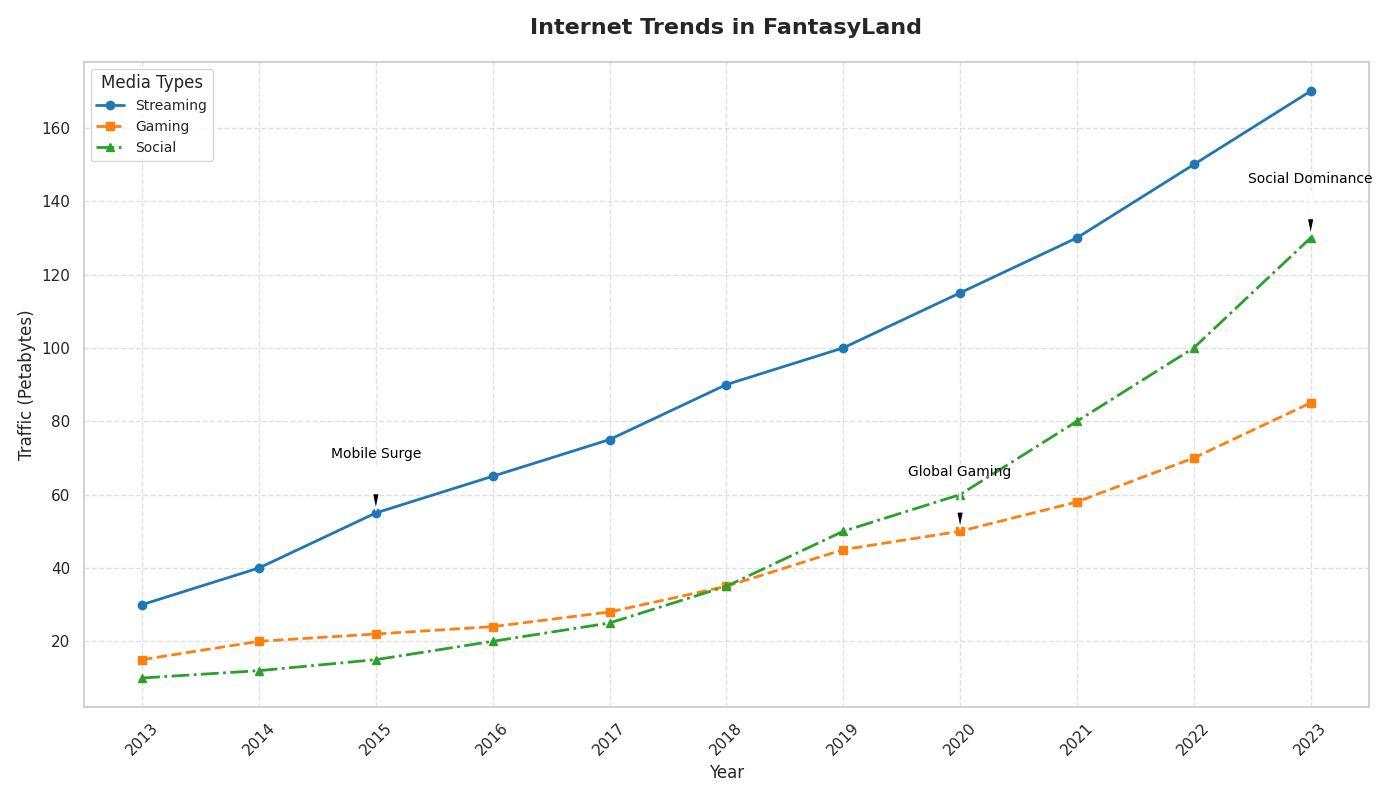

Recreate this plot in Python.
import matplotlib.pyplot as plt
import numpy as np

years = np.arange(2013, 2024)

# Internet traffic data in petabytes (hypothetical)
streaming_services = np.array([30, 40, 55, 65, 75, 90, 100, 115, 130, 150, 170])
online_gaming = np.array([15, 20, 22, 24, 28, 35, 45, 50, 58, 70, 85])
social_media = np.array([10, 12, 15, 20, 25, 35, 50, 60, 80, 100, 130])

fig, ax = plt.subplots(figsize=(14, 8))

ax.plot(years, streaming_services, marker='o', linestyle='-', color='#1f77b4', linewidth=2, label='Streaming')
ax.plot(years, online_gaming, marker='s', linestyle='--', color='#ff7f0e', linewidth=2, label='Gaming')
ax.plot(years, social_media, marker='^', linestyle='-.', color='#2ca02c', linewidth=2, label='Social')

ax.set_title('Internet Trends in FantasyLand', fontsize=16, fontweight='bold', pad=20)
ax.set_xlabel('Year', fontsize=12)
ax.set_ylabel('Traffic (Petabytes)', fontsize=12)

ax.set_xticks(years)
ax.set_xticklabels(years, rotation=45)

ax.legend(title='Media Types', loc='upper left', fontsize=10)

annotations = {
    2015: ("Mobile Surge", streaming_services[2]),
    2020: ("Global Gaming", online_gaming[7]),
    2023: ("Social Dominance", social_media[10]),
}

for year, (text, y_value) in annotations.items():
    ax.annotate(text, xy=(year, y_value), xytext=(year, y_value + 15),
                arrowprops=dict(facecolor='black', shrink=0.05, width=1, headwidth=5), fontsize=10, color='black', ha='center')

ax.grid(True, linestyle='--', alpha=0.6)

plt.tight_layout()
plt.show()
